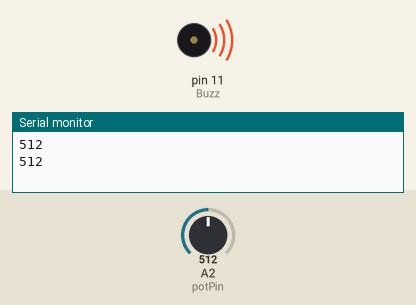
A sketch run on a simulated Arduino Uno, built with avr-gcc and run on an emulated ATmega328P. Shown: buzzer (waves = sounding), the last lines printed to the serial monitor. The inputs (shaded band) are chosen by the test bench; at power-on: A2 (potPin) = 512.

Above: at 1.8 s.
1.9 s: A2 (potPin) set to 0
At 3.2 s:
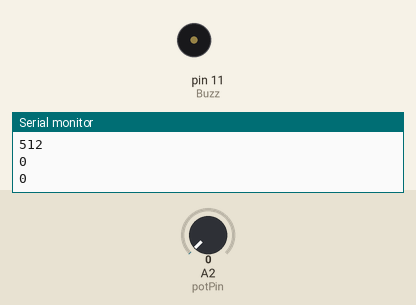
3.5 s: A2 (potPin) set to 122
At 4.7 s:
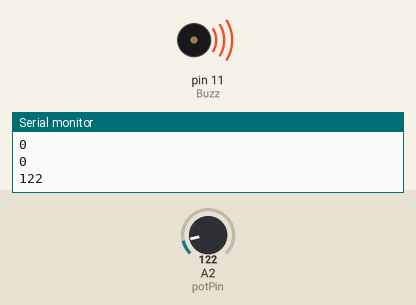
Timing chart, 0 to 6.5 s (numbered marks = the images above; inputs shaded):
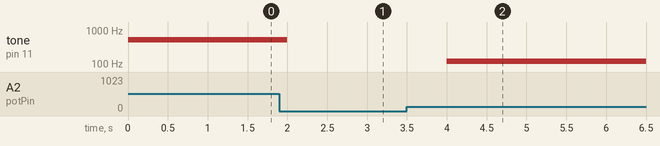

The sketch:

prototype_fake_variable_res_1.ino
```cpp
const int potPin = 2;                             // pin acting as dial on variable resistor
const int Buzz = 11;                              // buzzer

int note = 262;                             // note to play through buzzer (initialised to middle C)

void setup() {
  // put your setup code here, to run once:
  Serial.begin(9600);
  pinMode(Buzz, OUTPUT);
}

int val = 0;

void loop() {
  // put your main code here, to run repeatedly:

  val = analogRead(potPin);
  Serial.print(val, DEC);
  Serial.print("\n");

  note = val;
  tone(Buzz, note);

  delay(1000);
}
```

Measured:
- after the input at 1.9 s, tone on pin 11 (Buzz): 512 Hz → silent after 0.10 s
- after the input at 3.5 s, tone on pin 11 (Buzz): silent → 122 Hz after 0.50 s
